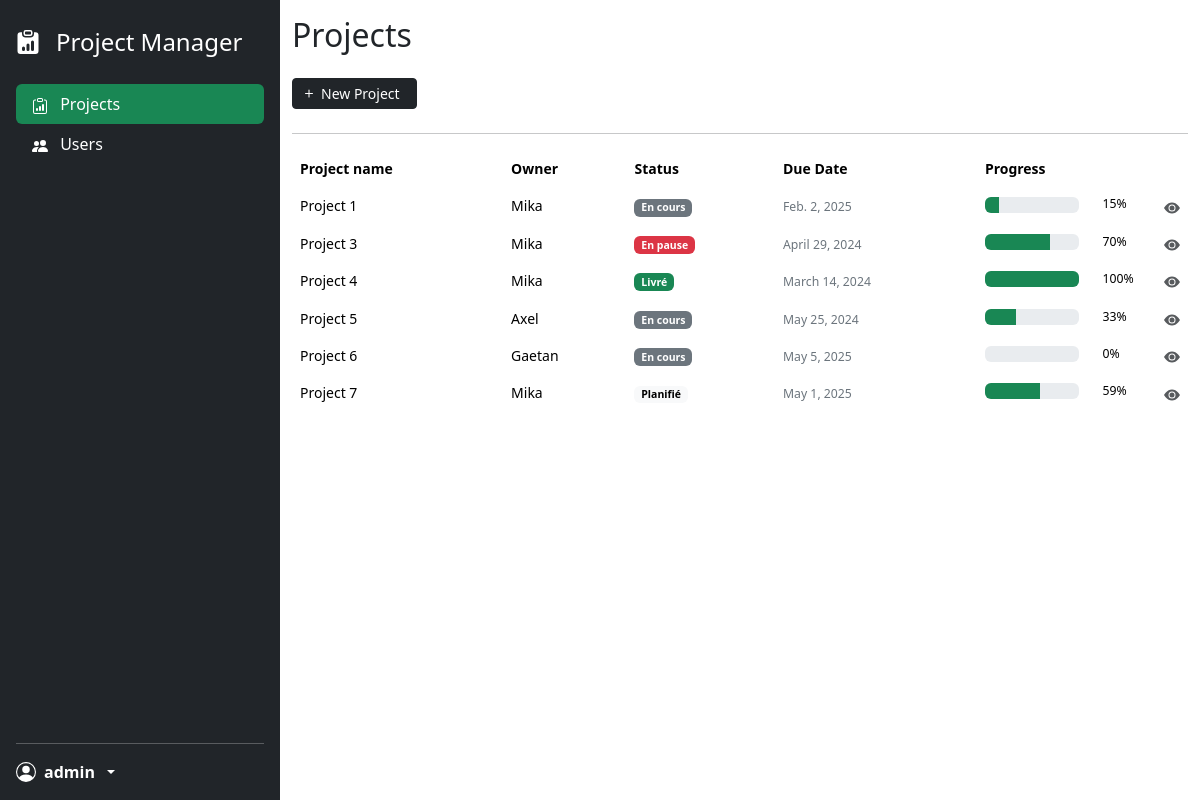
The app's page / (signed in) with its own data.
### project_app/models.py (models this page shows, shortened)
class Project(models.Model):
    STATUS_CHOICES = (
        ('paused', 'En pause'),
        ('planned', 'Planifié'),
        ('pending', 'En cours'),
        ('delivered', 'Livré'),
    )
    project_name = models.CharField(max_length=100)
    start_date = models.DateField(default=timezone.now)
    delivery_date = models.DateField()
    status = models.CharField(max_length=20, choices=STATUS_CHOICES, default='planned') # status par défault sur "planifié" à la création
    progress_percentage = models.IntegerField(default=0)
    project_manager = models.ForeignKey(User, on_delete=models.CASCADE, related_name='projects_managed')

class User(models.Model):
    ROLE_CHOICES = (
        ('manager', 'Manager'),
        ('employee', 'Employee'),
    )
    username = models.CharField(max_length=100)
    email = models.EmailField(unique=True)
    user_role = models.CharField(max_length=20, choices=ROLE_CHOICES)
    password = models.CharField(max_length=255, default='123')
    def __str__(self):
        return self.username

### project_app/decorators.py (the view)
    def wrapped_view(request, *args, **kwargs):
        if request.user.is_authenticated:
            return view_func(request, *args, **kwargs)
        else:
            return redirect('connexion')

### project_app/context_processors.py (called while the page is built)
def logged_in_username(request):
    username = None
    if request.user.is_authenticated:
        username = request.user.username
    return {'logged_in_username': username}

### project_app/views.py (called while the page is built)
@login_required
def home(request):
    projects = Project.objects.all()
    return render(request, 'home.html', {'projects': projects})

### templates/home.html (shortened to what this page needs)
{% load static %}
<!DOCTYPE html>
<html lang="en">
<head>
    <link href="{% static 'css/style.css' %}" rel="stylesheet">
    <link href="{% static 'css/bootstrap.min.css' %}" rel="stylesheet">
</head>
<body>
<div class="container-fluid">
    <div class="row flex-sm-nowrap">
        {% include 'navigation.html' %}
        <div class="col py-3">
            <h2>Projects</h2>
            <div class="my-4">
                <a class="btn btn-dark btn-sm d-inline-flex" type="button" href="{% url 'add_project' %}">
                    <svg class="me-1" xmlns="http://www.w3.org/2000/svg" width="16" fill="currentColor"
                         viewBox="0 0 16 16">
                        <path d="M8 4a.5.5 0 0 1 .5.5v3h3a.5.5 0 0 1 0 1h-3v3a.5.5 0 0 1-1 0v-3h-3a.5.5 0 0 1 0-1h3v-3A.5.5 0 0 1 8 4"></path>
                    </svg>
                    <span class="me-2">New Project</span>
                </a>
            </div>
            <hr>
            <div class="table-responsive small">
                <table class="table table-borderless table-hover">
                    <thead>
                    <tr>
                        <th>Project name</th>
                        <th>Owner</th>
                        <th>Status</th>
                        <th>Due Date</th>
                        <th>Progress</th>
                        <th></th>
                    </tr>
                    </thead>
                    <tbody>
                    {% for project in projects %}
                        <tr>
                            <td>{{ project.project_name }}</td>
                            <td>{{ project.project_manager }}</td>
                            <td>
                                {% if project.status == 'pending' %}
                                    <span class="badge text-bg-secondary">En cours</span>
                                {% elif project.status == 'delivered' %}
                                    <span class="badge text-bg-success">Livré</span>
                                {% elif project.status == 'planned' %}
                                    <span class="badge text-bg-light">Planifié</span>
                                {% elif project.status == 'paused' %}
                                    <span class="badge text-bg-danger">En pause</span>
                                {% endif %}
                            </td>
                            <td>
                                <small class="text-secondary">{{ project.delivery_date }}</small>
                            </td>
                            <td>
                                <div class="row align-items-center">
                                    <div class="col">
                                        <div class="progress" role="progressbar"
                                             aria-valuenow="{{ project.progress_percentage }}" aria-valuemin="0"
                                             aria-valuemax="100">
                                            <div class="progress-bar bg-success"
                                                 style="width: {{ project.progress_percentage }}%"></div>
                                        </div>
                                    </div>
                                    <small class="col-3">{{ project.progress_percentage }}%</small>
                                </div>
                            </td>
                            <td class="text-end">
                                <a href="{% url 'project_details' project.id %}" class="link-dark opacity-75">
                                    <svg xmlns="http://www.w3.org/2000/svg" width="16" height="16"
                                         fill="currentColor" class="bi bi-info-circle" viewBox="0 0 16 16">
                                        <title>{{ project.project_name }} details</title>
                                        <path d="M10.5 8a2.5 2.5 0 1 1-5 0 2.5 2.5 0 0 1 5 0"></path>
                                        <path d="M0 8s3-5.5 8-5.5S16 8 16 8s-3 5.5-8 5.5S0 8 0 8m8 3.5a3.5 3.5 0 1 0 0-7 3.5 3.5 0 0 0 0 7"></path>
                                    </svg>
                                </a>
                            </td>
                        </tr>
                    {% endfor %}
                    </tbody>
                </table>
            </div>
        </div>
    </div>
</div>
</body>
</html>

### templates/navigation.html (shortened to what this page needs)
<div class="d-flex flex-column flex-shrink-0 p-3 text-bg-dark min-vh-100" style="width: 280px;">
    <a href="{% url 'home' %}" class="navbar-brand d-flex gap-3 mb-4 mt-2">
        <span class="fs-4">Project Manager</span>
    </a>
    <ul class="nav nav-pills flex-column mb-auto">
    <li class="nav-item">
        <a href="{% url 'home' %}" class="nav-link text-white {% if request.path|slice:":9" == '/projects' or request.path|slice:":6" == '/task/' or request.path == '/' %}current{% endif %}">
            Projects
        </a>
    </li>
    <li>
        <a href="{% url 'home_user' %}" class="nav-link text-white {% if request.path|slice:":6" == '/users' %}current{% endif %}">
            Users
        </a>
    </li>
</ul>
    <hr>
    <div class="dropdown">
        <a href="#" class="d-flex align-items-center gap-2 text-white text-decoration-none dropdown-toggle"
           data-bs-toggle="dropdown" aria-expanded="false">
            <svg xmlns="http://www.w3.org/2000/svg" width="1.25rem" fill="currentColor" viewBox="0 0 16 16">
                <path d="M11 6a3 3 0 1 1-6 0 3 3 0 0 1 6 0"></path>
                <path fill-rule="evenodd"
                      d="M0 8a8 8 0 1 1 16 0A8 8 0 0 1 0 8m8-7a7 7 0 0 0-5.468 11.37C3.242 11.226 4.805 10 8 10s4.757 1.225 5.468 2.37A7 7 0 0 0 8 1"></path>
            </svg>
            <strong>{% block logged_in_username %}{{ logged_in_username }}{% endblock %}</strong>
        </a>
    </div>
</div>

### project_app/static/css/style.css (style rules this page uses)
.current { background-color: #198754 !important; }

### records on screen
Project: project_name "Project 1", project_manager "Mika", status "En cours", delivery_date "Feb. 2, 2025", progress_percentage "15"
Project: project_name "Project 3", project_manager "Mika", status "En pause", delivery_date "April 29, 2024", progress_percentage "70"
Project: project_name "Project 4", project_manager "Mika", status "Livré", delivery_date "March 14, 2024", progress_percentage "100"
Project: project_name "Project 5", project_manager "Axel", status "En cours", delivery_date "May 25, 2024", progress_percentage "33"
Project: project_name "Project 6", project_manager "Gaetan", status "En cours", delivery_date "May 5, 2025", progress_percentage "0"
Project: project_name "Project 7", project_manager "Mika", status "Planifié", delivery_date "May 1, 2025", progress_percentage "59"

### other values on screen
{{ logged_in_username }} "admin"
